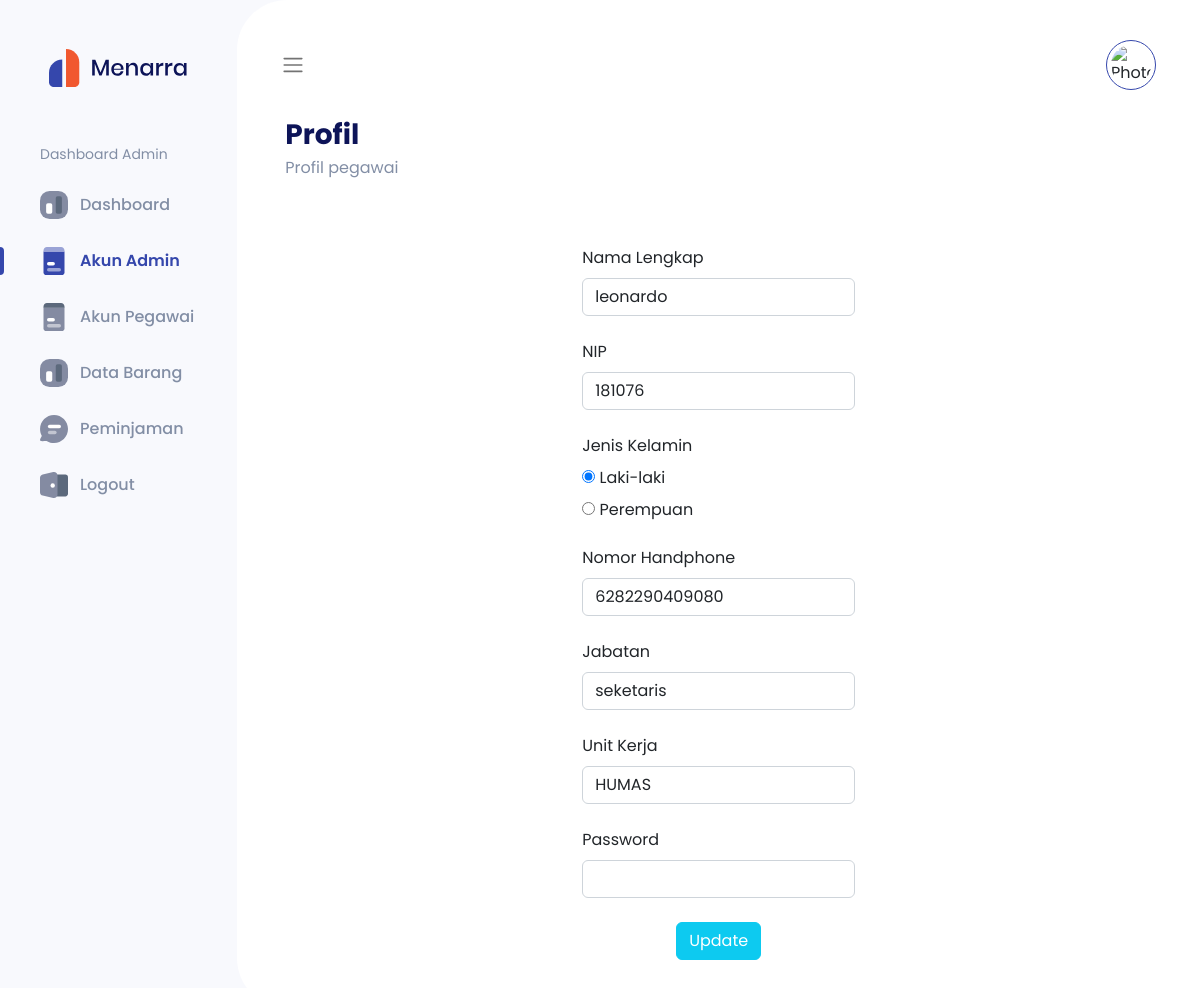
/profil.php (signed in), run on the app's committed database.
### tables this page shows
CREATE TABLE `data_pegawai` (
  `nip` varchar(30) NOT NULL,
  `nama` varchar(50) NOT NULL,
  `jenis_kelamin` enum('L','P') NOT NULL,
  `no_telpon` varchar(50) NOT NULL,
  `jabatan` varchar(50) NOT NULL,
  `unit_kerja` varchar(50) NOT NULL,
  `username` varchar(50) NOT NULL,
  `password` text NOT NULL,
  `status` enum('aktif','tidak aktif') NOT NULL
);

### profil.php (the view, shortened to what this page needs)
<?php
require './function/function_pegawai.php';
$username = $_SESSION['username'];
$queryResult = mysqli_query($conn, "SELECT*FROM data_pegawai WHERE username='$username'");
$result = mysqli_fetch_assoc($queryResult);
?>
<!DOCTYPE html>
<html lang="en">
<head>
  <?php
  require './views/link.php';
  ?>
</head>
<body>
  <?php
  require './views/sidebar.php';
  ?>
  <main class="content">
    <?php
    require './views/navbar.php';
    ?>
    <section class="p-3">
      <div class="header">
        <h3>Profil</h3>
        <p>Profil pegawai</p>
      </div>
      <form action="" method="POST" enctype="multipart/form-data">
        <div class="row justify-content-center">
          <div class="col-9 col-md-8 col-lg-4 col-xl-4">
            <div class="mt-4">
              <label for="" class="form-label">
                Nama Lengkap
              </label>
              <input type="text" value="<?= $result['nama'] ?>" name="nama" placeholder="<?= $result['nama'] ?>" class="form-control">
            </div>
            <div class="mt-4">
              <label for="" class="form-label">
                NIP
              </label>
              <input type="text" value="<?= $result['nip'] ?>" name="nip" placeholder="<?= $result['nip'] ?>" class="form-control">
            </div>
            <div class="mt-4">
              <label for="" class="form-label">
                Jenis Kelamin
              </label>
              <div class="row">
                <div>
                  <input <?= $result['jenis_kelamin'] == 'L' ? 'checked' : '' ?> type="radio" name="jenis_kelamin" value="L" id="laki-laki" class="align-items-center">
                  <label for="laki-laki" class="form-label">Laki-laki</label>
                </div>
                <div>
                  <input <?= $result['jenis_kelamin'] == 'P' ? 'checked' : '' ?> type="radio" class="ml-3" name="jenis_kelamin" value="P" id="perempuan">
                  <label for="perempuan">Perempuan</label>
                </div>
              </div>
            </div>
            <div class="mt-4">
              <label for="" class="form-label">
                Nomor Handphone
              </label>
              <input type="text" value="<?= $result['no_telpon'] ?>" name="no_telpon" placeholder="0831782xxxxx" class="form-control">
            </div>
            <div class="mt-4">
              <label for="" class="form-label">
                Jabatan
              </label>
              <input type="text" value="<?= $result['jabatan'] ?>" name="jabatan" placeholder="<?= $result['jabatan'] ?>" class="form-control">
            </div>
            <div class="mt-4">
              <label for="" class="form-label">
                Unit Kerja
              </label>
              <input type="text" value="<?= $result['unit_kerja'] ?>" name="unit_kerja" placeholder="<?= $result['unit_kerja'] ?>" class="form-control">
            </div>
            <div class="mt-4">
              <label for="" class="form-label">
                Password
              </label>
              <input type="password" name="password" class="form-control">
            </div>
          </div>
        </div>
        <div class="text-center mt-4">
          <button class="btn btn-info text-white" name="submit_profil" type="submit">Update</button>
        </div>
      </form>
    </section>
  </main>
</body>
</html>

### assets/css/styles.css (style rules this page uses)
* { font-family: 'Poppins', sans-serif; }
body { margin: 0; display: flex; background: #f8f9fd; }
.content { width: 100%; padding: 32px; background: #fff; min-height: 100vh; transition: all 0.5s ease; border-radius: 50px 0 0 50px; }
.header { display: flex; margin-bottom: 26px; flex-direction: column; justify-content: space-between; }
.header h3 { margin: 0; color: #0d1458; font-weight: 700; line-height: 42px; }
.header p { color: #828ea5; font-size: 16px; }

### data on the page
data_pegawai: nama "leonardo", nip "181076", jenis_kelamin "☑ Laki-laki", jenis_kelamin "☐ Perempuan", no_telpon "6282290409080", jabatan "seketaris", unit_kerja "HUMAS"
